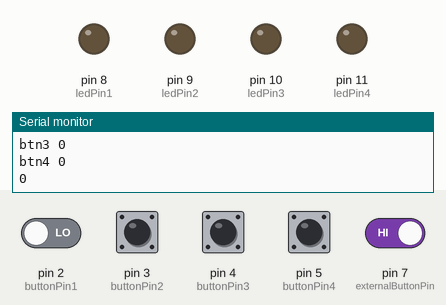
Bench run of a sketch on a simulated Arduino Uno, built with avr-gcc and run on an emulated ATmega328P. Parts: output pins drawn as LEDs (lit = HIGH), the last lines printed to the serial monitor. Dashed ring = blinking. The test bench sets the inputs (shaded band); at power-on: pin 7 (externalButtonPin) HIGH, pin 2 (buttonPin1), pin 3 (buttonPin2), pin 4 (buttonPin3), pin 5 (buttonPin4) LOW.

Above: at 4.1 s.
4.2 s: pin 2 (buttonPin1) driven HIGH and pin 7 (externalButtonPin) driven LOW
At 7.0 s:
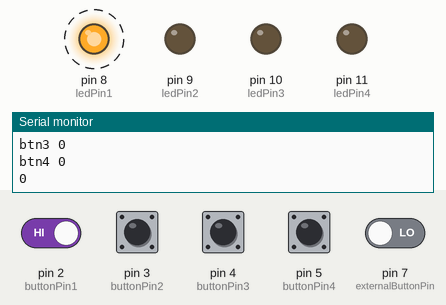
10.5 s: pin 3 (buttonPin2) pulled HIGH for 1.95 s
At 11.6 s:
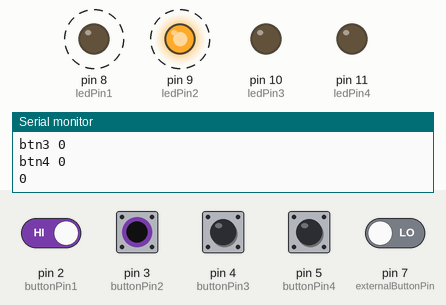
14.2 s: pin 4 (buttonPin3) pulled HIGH for 1.95 s
At 15.3 s:
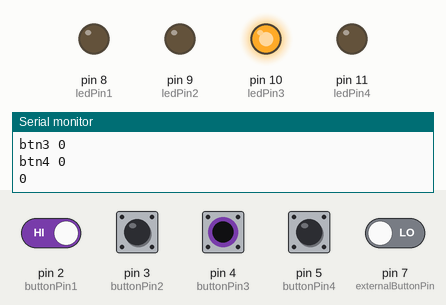
17.7 s: pin 5 (buttonPin4) pulled HIGH for 1.95 s
At 19.1 s:
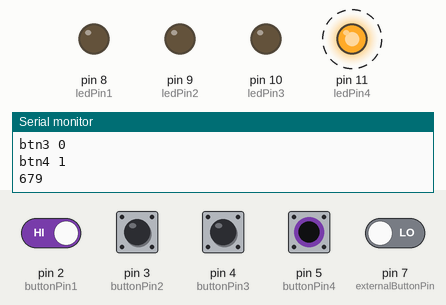
21.7 s: pin 2 (buttonPin1) driven LOW
At 22.8 s:
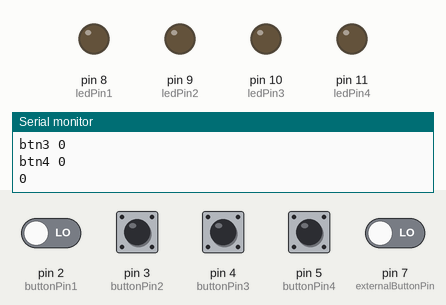
23.9 s: pin 7 (externalButtonPin) driven HIGH
At 25.99 s:
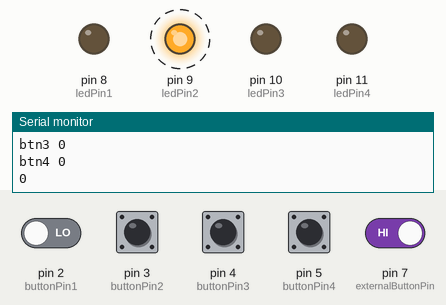
Timing chart, 0 to 28.4 s (numbered marks = the images above; inputs shaded):
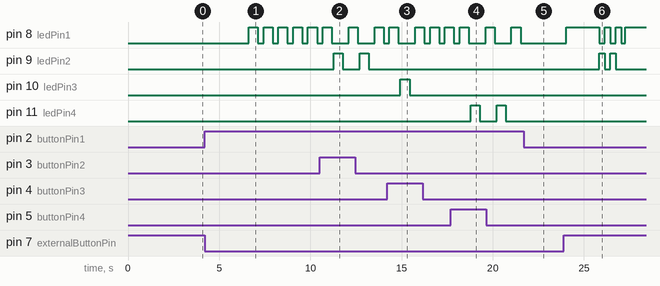

The sketch:

button-array-data-save.ino
```cpp
int buttonPin1 = 2;
int buttonPin2 = 3;
int buttonPin3 = 4;
int buttonPin4 = 5;
int externalButtonPin = 7;

int button1;
int button2;
int button3;
int button4;
int play_button;

int i = 0;
int z = 0;
int ledPin1 = 8;
int ledPin2 = 9;
int ledPin3 = 10;
int ledPin4 = 11;

int record[10] = {};
int record_order = 0;

void setup() {
  pinMode(buttonPin1, INPUT);
  pinMode(buttonPin2, INPUT);
  pinMode(buttonPin3, INPUT);
  pinMode(buttonPin4, INPUT);
  pinMode(externalButtonPin, INPUT);

  pinMode(ledPin1, OUTPUT);
  pinMode(ledPin2, OUTPUT);
  pinMode(ledPin3, OUTPUT);
  pinMode(ledPin4, OUTPUT);

  Serial.begin(9600);
}

//------------------------------------------------
void btn1()
{
  digitalWrite(ledPin1, HIGH);
  delay(500);
  digitalWrite(ledPin1, LOW);
  delay(100);
  record[record_order] = ledPin1;
  record_order++;
  delay(10);
}


void btn2()
{
  digitalWrite(ledPin2, HIGH);
  delay(500);
  digitalWrite(ledPin2, LOW);
  delay(100);
  record[record_order] = ledPin2;
  record_order++;
  delay(10);
}


void btn3()
{
  digitalWrite(ledPin3, HIGH);
  delay(500);
  digitalWrite(ledPin3, LOW);
  delay(100);
  record[record_order] = ledPin3;
  record_order++;
  delay(10);
}


void btn4()
{
  digitalWrite(ledPin4, HIGH);
  delay(500);
  digitalWrite(ledPin4, LOW);
  delay(100);
  record[record_order] = ledPin4;
  record_order++;
  delay(10);
}


void serial()

{
  Serial.print("btn1 ");
  Serial.println(digitalRead(buttonPin1));
  Serial.print("btn2 ");
  Serial.println(digitalRead(buttonPin2));
  Serial.print("btn3 ");
  Serial.println(digitalRead(buttonPin3));
  Serial.print("btn4 ");
  Serial.println(digitalRead(buttonPin4));
  Serial.println(record[record_order]);
  delay(200);
}


//------------------------------------------------


void loop() {
button1= digitalRead(buttonPin1);
button2= digitalRead(buttonPin2);
button3= digitalRead(buttonPin3);
button4= digitalRead(buttonPin4);
play_button= digitalRead(externalButtonPin);


  if (play_button == LOW) {
    if (button1 == HIGH) {
      btn1();
    }
    if (button2 == HIGH) {
      btn2();
    }
    if (button3 == HIGH) {
      btn3();
    }
    if (button4 == HIGH) {
      btn4();
    }
  }

  if (play_button == HIGH) {


    for (int i = 0; i < 10; i++) {
      digitalWrite(record[i], HIGH);
      delay(300);
      digitalWrite(record[i], LOW);
      delay(1);


      if (record[i] == 0) {

        for (int z = 0; z < 10; z++) {
          record[z] = {};
          delay(1);

          record_order = 0;
        }
      }
    }
  }

  serial();
}
```

Measured:
- after the input at 4.2 s, pin 8 (ledPin1): alternates HIGH for 0.50 s and LOW for 0.31 s, starting after 2.4 s
- after the input at 10.5 s, pin 8 (ledPin1): alternates HIGH for 0.50 s and LOW for 0.92 s, starting after 1.6 s; pin 9 (ledPin2): alternates HIGH for 0.50 s and LOW for 0.92 s, starting after 0.79 s
- after the input at 14.2 s, pin 10 (ledPin3): LOW → HIGH after 0.74 s, → LOW 0.50 s later
- after the input at 17.7 s, pin 11 (ledPin4): alternates HIGH for 0.50 s and LOW for 0.92 s, starting after 1.1 s
- after the input at 21.7 s, pin 8 (ledPin1): stops changing and stays LOW
- after the input at 23.9 s, pin 8 (ledPin1): LOW → HIGH after 0.14 s, then repeats every 0.60 s: LOW 0.30 s, HIGH 0.30 s; pin 9 (ledPin2): alternates HIGH for 0.30 s and LOW for 0.30 s, 4 changes in all, then stays LOW, starting after 1.9 s
